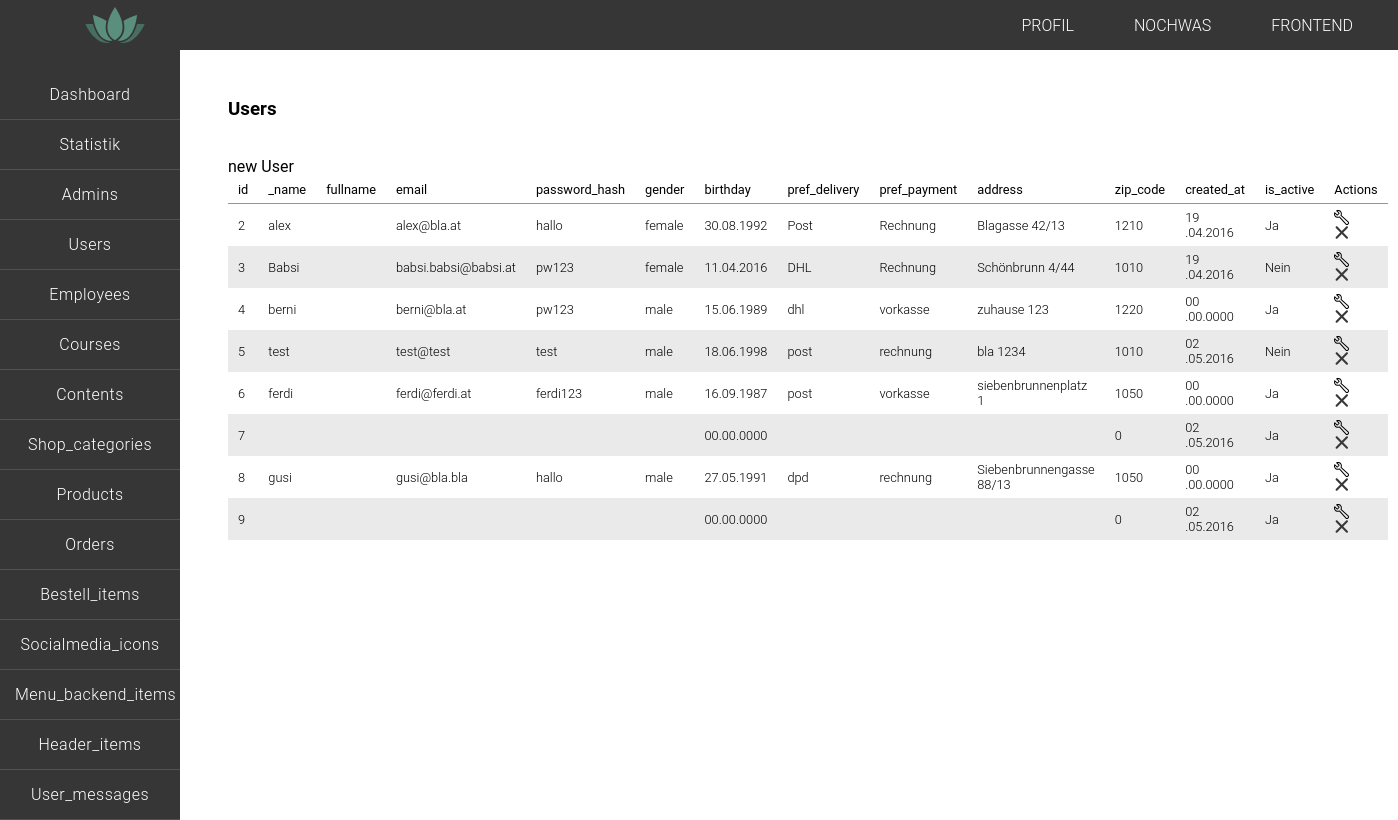
/backend/index.php?page=users, run on the app's committed database.
### tables this page shows
CREATE TABLE `menu_backend_items` (
  `id` int(11) NOT NULL,
  `item_name` varchar(100) NOT NULL,
  `is_active` tinyint(1) NOT NULL,
  `deleted_at` datetime DEFAULT NULL
);

CREATE TABLE `users` (
  `id` int(11) NOT NULL,
  `_name` varchar(50) NOT NULL,
  `fullname` varchar(100) NOT NULL,
  `email` varchar(70) NOT NULL,
  `password_hash` varchar(100) NOT NULL,
  `gender` varchar(10) NOT NULL,
  `birthday` date NOT NULL,
  `pref_delivery` varchar(40) NOT NULL,
  `pref_payment` varchar(40) NOT NULL,
  `address` varchar(40) NOT NULL,
  `zip_code` int(4) NOT NULL,
  `created_at` timestamp NOT NULL DEFAULT CURRENT_TIMESTAMP,
  `is_active` tinyint(1) NOT NULL DEFAULT '1',
  `deleted_at` datetime DEFAULT NULL
);

### backend/logic/logic.php (called while the page is built, shortened)
<?php
include('views/table.php');

### functions/helpers.php (called while the page is built, shortened)
<?php
function bool_to_word($bool){
    if($bool == 1){
        $word = 'Ja';
    }else{
        $word = 'Nein';
    }
    return $word;
}
function date_to_better_date($date){
    $date_arr = explode("-", $date );
    $new_date = implode(array_reverse($date_arr), ".");
    return $new_date;
}

### functions/table_functions.php (the view, shortened to what this page needs)
<?php
function create_table($table_name){
    global $link;
    $sql = "SELECT * FROM " .$table_name;
    $result = mysqli_query($link, $sql);
    $content_array = mysqli_fetch_all($result, MYSQLI_ASSOC);
    $ths = "";
    $tds = "";
    for($i = 0; $i < count($content_array); $i++){
        $tds .= "<tr>";
        foreach($content_array[$i] as $col => $wert){
            if($i == 0 && $col != 'deleted_at'){
                $ths .= "<th>" .sort_table("$table_name", "$col", "$col") ."</th>";
            }
            if(substr($col, 0, 3) == 'is_' || substr($col, 0, 3) == 'in_'){
                $tds .= "<td>" .bool_to_word($wert) ."</td>";
            }elseif(substr($col, -3, 3) == '_at' && $col != 'deleted_at'){
                $tds .= "<td>" .date_to_better_date(substr($wert, 0, -8)) ."</td>";
            }elseif(substr($col, -3, 3) == '_id'){
                $sql1 = "SELECT " .'_name' ." FROM " .substr($col, 0, -3) ." WHERE id = " .$wert;
                $result1 = mysqli_query($link, $sql1);
                $col_name = mysqli_fetch_all($result1, MYSQLI_ASSOC);
                $tds .= "<td>" .$col_name[0]['_name'] ."</td>";
            }elseif(strlen($wert) > 30) {
                $tds .= "<td>" .truncate($wert) ."</td>";
            }elseif($col == 'birthday') {
                $tds .= "<td>" .date_to_better_date($wert)."</td>";
            }elseif($col == 'deleted_at') {
                $tds .= " ";
            }else {
                $tds .= "<td>" .$wert ."</td>";
            }
        }
        $tds .= "<td>";
        $tds .= "<a class=\"edit small_edit\" href=\"index.php?page=" .$_GET['page'] ."&amp;action=edit&amp;id=" .$content_array[$i]['id'] ."\">edit</a>";
        $tds .= "<a class=\"delete small_delete\" href=\"index.php?page=" .$_GET['page'] ."&amp;action=delete&amp;id=" .$content_array[$i]['id'] ."\">delete</a>";
        $tds .= "</td>";
        $tds .= "</tr>";
        $return = ['ths' => $ths, 'tds' => $tds];
        if($i == count($content_array) -1){
            return $return;
        }
    }
}
function sort_table($site, $column, $anchor) {
    $order_dir = isset($_GET["order_dir"]) && $_GET["order_dir"] == "desc" ? "asc" : "desc";
    $output = <<<HEREDOC
<a href="?page=$site&order_by=$column&order_dir=$order_dir">$anchor</a>
HEREDOC;
    return $output;
}

### functions/backend_functions.php
<?php
function create_menu_items(){
    global $link;
    $item_name = 'item_name';
    $table_name = 'menu_backend_items';
    $list_item = "";
    $sql = "SELECT " .$item_name ." FROM " .$table_name ;
    $result = mysqli_query($link, $sql);
    $items = mysqli_fetch_all($result, MYSQLI_ASSOC);
    foreach($items as $item){
        $menu_item = ucfirst($item['item_name']);
        $list_item .= "<li><a href=\"index.php?page=" .$item['item_name'] ."\">" .$menu_item ."</a></li>\n\r";
    }
    return $list_item;
}

### css/styles.css (style rules this page uses)
* { margin: 0; padding: 0; list-style: none; text-decoration: none; font-family: 'roboto', sans-serif; box-sizing: border-box; }
html { position: relative; min-height: 100%; }
a { color: inherit; display: inline-block; }
.delete, .edit { width: 20px; height: 20px; background-repeat: no-repeat; background-position: center; text-indent: -99999px; background-size: contain; margin-right: 2px; }
.delete { background-image: url("../img/close.svg"); }
.edit { background-image: url("../img/wrench75.svg"); margin-right: 1em; }
.small_delete, .small_edit { width: 15px; height: 15px; }
.nav_backend li { border-bottom: 1px solid #515151; }
.nav_backend a { color: white; transition: all 0.4s linear; padding: 15px; width: 100%; text-align: center; }
.table_backend th, .table_backend td { padding: 6px 10px 6px ; font-size: 0.8em; }
.table_backend th { border-bottom: 1px solid #959595; text-align: left; font-weight: 400; }
.table_backend td { font-weight: 300; }
.table_backend tr:nth-child(2n) { background-color: #eaeaea; }

### data on the page
menu_backend_items: item_name "Dashboard"
menu_backend_items: item_name "Statistik"
menu_backend_items: item_name "Admins"
menu_backend_items: item_name "Users"
menu_backend_items: item_name "Employees"
menu_backend_items: item_name "Courses"
menu_backend_items: item_name "Contents"
menu_backend_items: item_name "Shop_categories"
menu_backend_items: item_name "Products"
menu_backend_items: item_name "Orders"
menu_backend_items: item_name "Bestell_items"
menu_backend_items: item_name "Socialmedia_icons"
menu_backend_items: item_name "Menu_backend_items"
menu_backend_items: item_name "Header_items"
menu_backend_items: item_name "User_messages"
users: id "2 alex alex@bla.at hallo female Post Rechnung Blagasse 42/13 1210", birthday "30.08.1992", created_at "19 .04.2016", is_active "Ja"
users: id "3 Babsi babsi.babsi@babsi.at pw123 female DHL Rechnung Schönbrunn 4/44 1010", birthday "11.04.2016", created_at "19 .04.2016", is_active "Nein"
users: id "4 berni berni@bla.at pw123 male dhl vorkasse zuhause 123 1220", birthday "15.06.1989", created_at "00 .00.0000", is_active "Ja"
users: id "5 test test@test test male post rechnung bla 1234 1010", birthday "18.06.1998", created_at "02 .05.2016", is_active "Nein"
users: id "6 ferdi ferdi@ferdi.at ferdi123 male post vorkasse siebenbrunnenplatz 1 1050", birthday "16.09.1987", created_at "00 .00.0000", is_active "Ja"
users: id "7 0", birthday "00.00.0000", created_at "02 .05.2016", is_active "Ja"
users: id "8 gusi gusi@bla.bla hallo male dpd rechnung Siebenbrunnengasse 88/13 1050", birthday "27.05.1991", created_at "00 .00.0000", is_active "Ja"
users: id "9 0", birthday "00.00.0000", created_at "02 .05.2016", is_active "Ja"

### other printed values
$page_name "Users"
$new_item "new User"
$anchor "id _name fullname email password_hash gender birthday pref_delivery pref_payment address zip_code created_at is_active"
